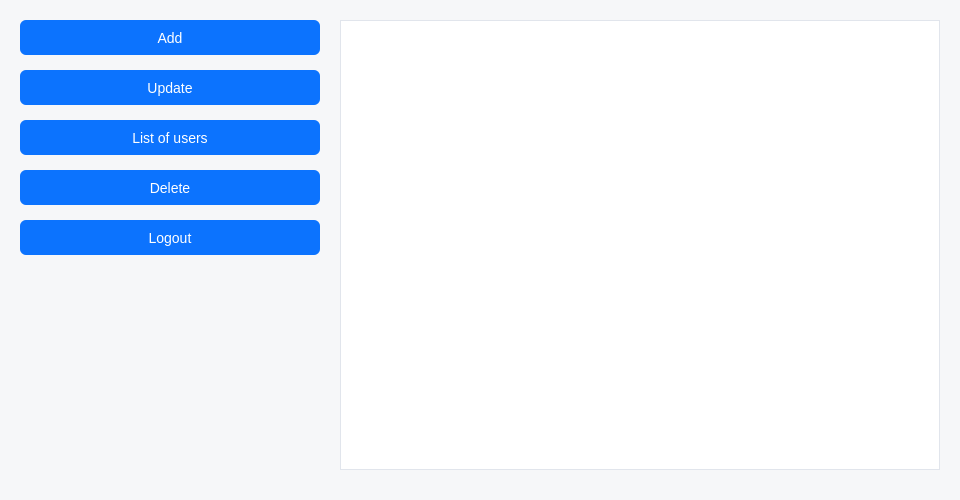
<?xml version="1.0" encoding="UTF-8"?>
<ui version="4.0">
 <class>AdminPanell</class>
 <widget class="QDialog" name="AdminPanell">
  <property name="geometry">
   <rect>
    <x>0</x>
    <y>0</y>
    <width>960</width>
    <height>500</height>
   </rect>
  </property>
  <property name="windowTitle">
   <string>Admin Panel</string>
  </property>
  <property name="styleSheet">
   <string notr="true">
      QDialog {
          background-color: #f6f7f9;
          font-family: -apple-system, BlinkMacSystemFont, Inter, Roboto, Helvetica, Arial, sans-serif;
          color: #0c131d;
      }
   </string>
  </property>
  <widget class="QPushButton" name="DeleteButton">
   <property name="geometry">
    <rect>
     <x>20</x>
     <y>170</y>
     <width>300</width>
     <height>35</height>
    </rect>
   </property>
   <property name="cursor">
    <cursorShape>PointingHandCursor</cursorShape>
   </property>
   <property name="styleSheet">
    <string notr="true">
      QPushButton {
        background-color: #0c73fe;
        color: #ffffff;
        font-size: 14px;
        border-radius: 6px;
        padding: 6px;
      }
      QPushButton:hover {
        background-color: #005bb5;
      }
      QPushButton:pressed {
        background-color: #003f7f;
      }
    </string>
   </property>
   <property name="text">
    <string>Delete</string>
   </property>
  </widget>
  <widget class="QPushButton" name="logoutButton">
   <property name="geometry">
    <rect>
     <x>20</x>
     <y>220</y>
     <width>300</width>
     <height>35</height>
    </rect>
   </property>
   <property name="cursor">
    <cursorShape>PointingHandCursor</cursorShape>
   </property>
   <property name="styleSheet">
    <string notr="true">
      QPushButton {
        background-color: #0c73fe;
        color: #ffffff;
        font-size: 14px;
        border-radius: 6px;
        padding: 6px;
      }
      QPushButton:hover {
        background-color: #005bb5;
      }
      QPushButton:pressed {
        background-color: #003f7f;
      }
    </string>
   </property>
   <property name="text">
    <string>Logout</string>
   </property>
  </widget>
  <widget class="QPushButton" name="AddButton">
   <property name="geometry">
    <rect>
     <x>20</x>
     <y>20</y>
     <width>300</width>
     <height>35</height>
    </rect>
   </property>
   <property name="cursor">
    <cursorShape>PointingHandCursor</cursorShape>
   </property>
   <property name="styleSheet">
    <string notr="true">
      QPushButton {
        background-color: #0c73fe;
        color: #ffffff;
        font-size: 14px;
        border-radius: 6px;
        padding: 6px;
      }
      QPushButton:hover {
        background-color: #005bb5;
      }
      QPushButton:pressed {
        background-color: #003f7f;
      }
    </string>
   </property>
   <property name="text">
    <string>Add</string>
   </property>
  </widget>
  <widget class="QTableView" name="tableView">
   <property name="geometry">
    <rect>
     <x>340</x>
     <y>20</y>
     <width>600</width>
     <height>450</height>
    </rect>
   </property>
   <property name="styleSheet">
    <string notr="true">
      QTableView {
        border: 1px solid #e1e5ec;
        font-size: 14px;
        gridline-color: #eff1f4;
        background-color: #ffffff;
      }
      QHeaderView::section {
        background-color: #e1e5ec;
        padding: 6px;
        border: 1px solid #eff1f4;
        font-weight: bold;
      }
    </string>
   </property>
   <property name="showGrid">
    <bool>true</bool>
   </property>
   <attribute name="verticalHeaderVisible">
    <bool>false</bool>
   </attribute>
  </widget>
  <widget class="QPushButton" name="UpdateButton">
   <property name="geometry">
    <rect>
     <x>20</x>
     <y>70</y>
     <width>300</width>
     <height>35</height>
    </rect>
   </property>
   <property name="cursor">
    <cursorShape>PointingHandCursor</cursorShape>
   </property>
   <property name="styleSheet">
    <string notr="true">
      QPushButton {
        background-color: #0c73fe;
        color: #ffffff;
        font-size: 14px;
        border-radius: 6px;
        padding: 6px;
      }
      QPushButton:hover {
        background-color: #005bb5;
      }
      QPushButton:pressed {
        background-color: #003f7f;
      }
    </string>
   </property>
   <property name="text">
    <string>Update</string>
   </property>
  </widget>
  <widget class="QPushButton" name="ListOfUsers">
   <property name="geometry">
    <rect>
     <x>20</x>
     <y>120</y>
     <width>300</width>
     <height>35</height>
    </rect>
   </property>
   <property name="cursor">
    <cursorShape>PointingHandCursor</cursorShape>
   </property>
   <property name="styleSheet">
    <string notr="true">
      QPushButton {
        background-color: #0c73fe;
        color: #ffffff;
        font-size: 14px;
        border-radius: 6px;
        padding: 6px;
      }
      QPushButton:hover {
        background-color: #005bb5;
      }
      QPushButton:pressed {
        background-color: #003f7f;
      }
    </string>
   </property>
   <property name="text">
    <string>List of users</string>
   </property>
  </widget>
 </widget>
 <resources/>
 <connections/>
</ui>
